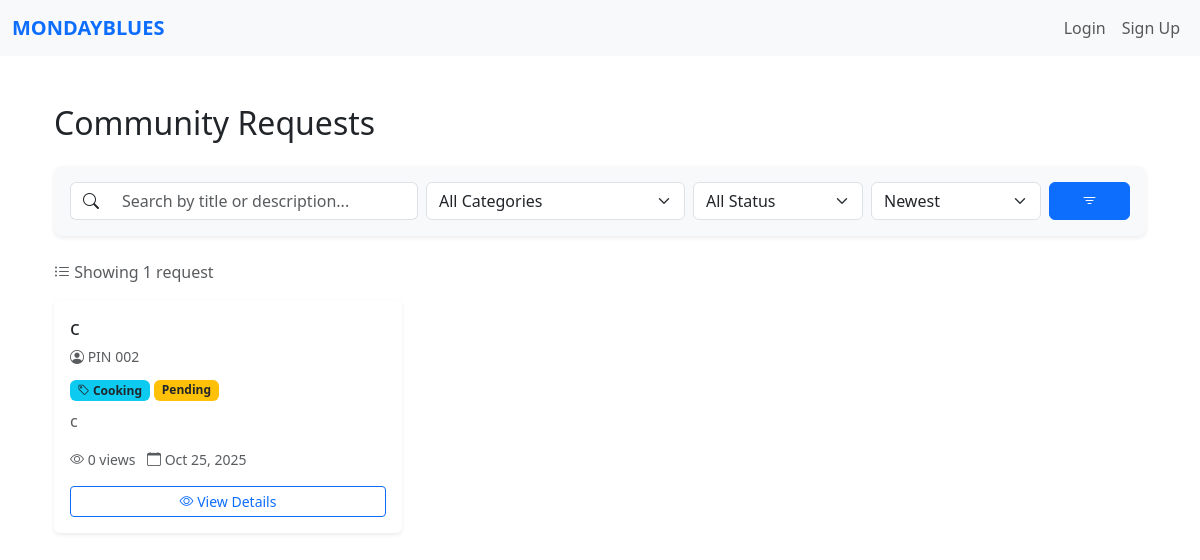
Before: / with the older database file.
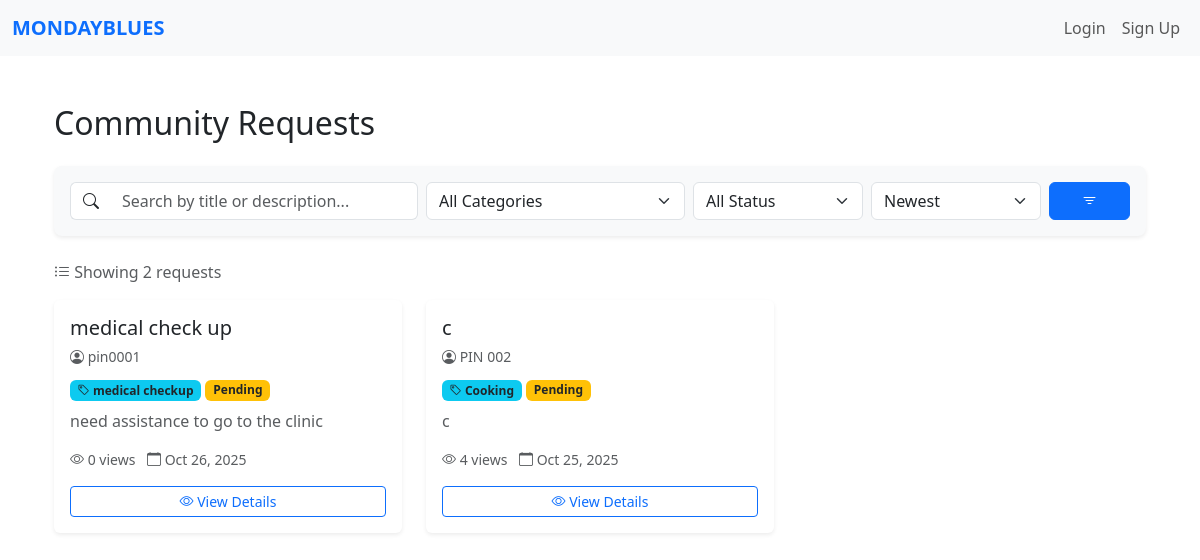
After: the same page with the newer database file.
### website/models.py (models this page shows)
class Request(db.Model):
    id = db.Column(db.Integer, primary_key=True)
    title = db.Column(db.String(150), nullable=False)
    description = db.Column(db.Text, nullable=False)
    category_id = db.Column(db.Integer, db.ForeignKey('category.id'), nullable=False)
    category = db.relationship('Category', backref='requests')
    status = db.Column(db.String(20), default='Pending')  # Pending, Accepted, Completed
    scheduled_datetime = db.Column(db.DateTime, nullable=False)
    view_count = db.Column(db.Integer, default=0)
    date_created = db.Column(db.DateTime, default=datetime.utcnow)
    user_id = db.Column(db.Integer, db.ForeignKey('user.id'), nullable=False)
    volunteer_id = db.Column(db.Integer, db.ForeignKey('volunteer.id'), nullable=True)
    user = db.relationship('User', backref=db.backref('requests', lazy=True, cascade='all, delete-orphan'), lazy=True)
    volunteer = db.relationship('Volunteer', backref=db.backref('assigned_requests', lazy=True), lazy=True)

class User(db.Model, UserMixin):
    id = db.Column(db.Integer, primary_key=True)
    name = db.Column(db.String(150))
    email = db.Column(db.String(150), unique=True)
    password = db.Column(db.String(150))
    date_created = db.Column(db.DateTime(timezone=True), default=func.now())
    role = db.Column(db.String(50), default='PIN')
    status = db.Column(db.String(20), default='Pending')  # Pending, Approved, Suspended

class Category(db.Model):
    id = db.Column(db.Integer, primary_key=True)
    name = db.Column(db.String(100), unique=True, nullable=False)
    description = db.Column(db.String(250))
    date_created = db.Column(db.DateTime, default=datetime.utcnow)

### website/views.py (the view, shortened to what this page needs)
@views.route('/')
def home():
    categories = Category.query.order_by(Category.name).all()
    search_query = request.args.get('q', '').strip()
    category_filter = request.args.get('category', '')
    status_filter = request.args.get('status', '')
    sort_by = request.args.get('sort', 'newest')
    query = Request.query
    if category_filter:
        query = query.join(Category).filter(Category.name == category_filter)
    if status_filter:
        query = query.filter(Request.status == status_filter)
    if sort_by == 'oldest':
        query = query.order_by(Request.date_created.asc())
    elif sort_by == 'views':
        query = query.order_by(Request.view_count.desc())
    elif sort_by == 'title':
        query = query.order_by(Request.title.asc())
    else:  # newest (default)
        query = query.order_by(Request.date_created.desc())
    requests = query.all()
    return render_template(
        'home.html',
        user=current_user,
        requests=requests,
        categories=categories
    )

### website/templates/home.html (shortened to what the changed rows need)
{% extends "base.html" %}
{% block content %}
<div class="container my-5">
  <div class="d-flex justify-content-between align-items-center mb-4">
    <h2 class="mb-0">Community Requests</h2>
  </div>
  <form method="GET" action="{{ url_for('views.home') }}" class="bg-light p-3 rounded-3 mb-4 shadow-sm">
    <div class="row g-2 align-items-center">
    </div>
  </form>
  {% if requests %}
    <p class="text-muted mb-3">
      <i class="bi bi-list-ul"></i> Showing {{ requests|length }} request{% if requests|length != 1 %}s{% endif %}
    </p>
  {% endif %}
  <div class="row g-4">
    {% if requests %}
      {% for req in requests %}
        {% if req.user.status != "Suspended" %}
          <div class="col-md-4">
            <div class="card h-100 border-0 shadow-sm hover-shadow transition">
              <div class="card-body d-flex flex-column">
                <div class="mb-2">
                  <h5 class="card-title text-dark mb-1">{{ req.title }}</h5>
                  <small class="text-muted">
                    <i class="bi bi-person-circle"></i> {{ req.user.name }}
                  </small>
                </div>
                <div class="mb-2">
                  <span class="badge bg-info text-dark">
                    <i class="bi bi-tag"></i> {{ req.category.name }}
                  </span>
                  <span class="badge
                    {% if req.status == 'Pending' %}bg-warning text-dark
                    {% elif req.status == 'Assigned' %}bg-primary
                    {% elif req.status == 'Accepted' %}bg-success
                    {% elif req.status == 'Completed' %}bg-secondary
                    {% else %}bg-light text-dark{% endif %}
                  ">
                    {{ req.status }}
                  </span>
                </div>
                <p class="text-muted flex-grow-1">
                  {{ req.description[:100] }}{% if req.description|length > 100 %}...{% endif %}
                </p>
                <div class="text-muted small mb-3">
                  <i class="bi bi-eye"></i> {{ req.view_count }} views
                  <span class="ms-2">
                    <i class="bi bi-calendar"></i> {{ req.date_created.strftime('%b %d, %Y') }}
                  </span>
                </div>
                <div class="mt-auto">
                  {% if current_user.is_authenticated and req.user_id == current_user.id %}
                    <div class="btn-group w-100" role="group">
                      <a href="{{ url_for('views.view_request', id=req.id) }}" class="btn btn-outline-secondary btn-sm">
                        <i class="bi bi-eye"></i> View
                      </a>
                      <a href="{{ url_for('views.edit_request', id=req.id) }}" class="btn btn-primary btn-sm">
                        <i class="bi bi-pencil"></i> Edit
                      </a>
                      <form action="{{ url_for('csr.delete_request', request_id=req.id) }}" method="POST" onsubmit="return confirm('Are you sure you want to delete this request?');">
                        <button class="btn btn-danger btn-sm" type="submit">
                          <i class="bi bi-trash"></i> Delete
                        </button>
                      </form>
                    </div>
                  {% else %}
                    <a href="{{ url_for('views.view_request', id=req.id) }}" class="btn btn-outline-primary w-100 btn-sm">
                      <i class="bi bi-eye"></i> View Details
                    </a>
                  {% endif %}
                </div>
              </div>
            </div>
          </div>
        {% endif %}
      {% endfor %}
    {% endif %}
  </div>
</div>
<link rel="stylesheet" href="https://cdn.jsdelivr.net/npm/bootstrap-icons@1.10.0/font/bootstrap-icons.css">
{% endblock %}

Changed rows visible on the page:
added Request: title "medical check up", user.name "pin0001", category.name "medical checkup", status "Pending", description "need assistance to go to the clinic", view_count "0", date_created "Oct 26, 2025"
changed Request "Oct 25, 2025": view_count "0" → "4"
Other visible differences:
{{ requests|length }}: "1" → "2"
text now shown: "s"
